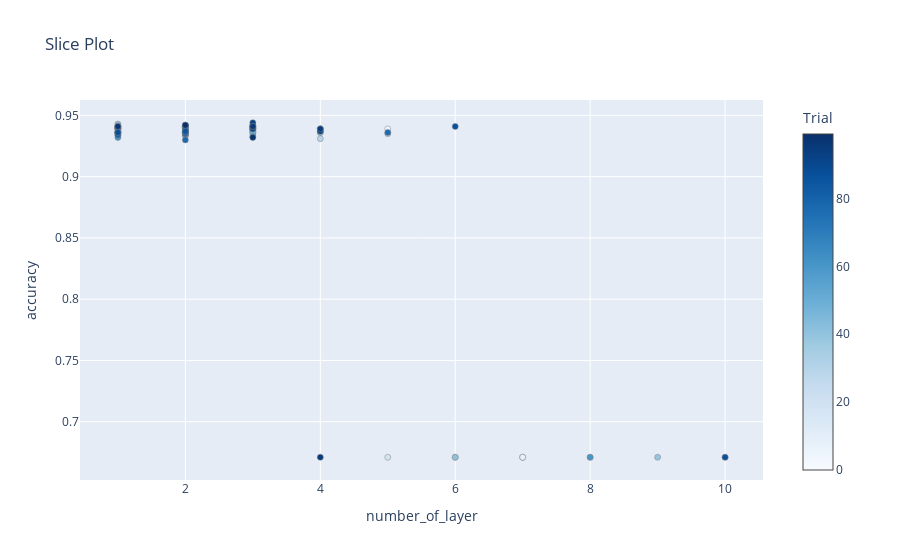
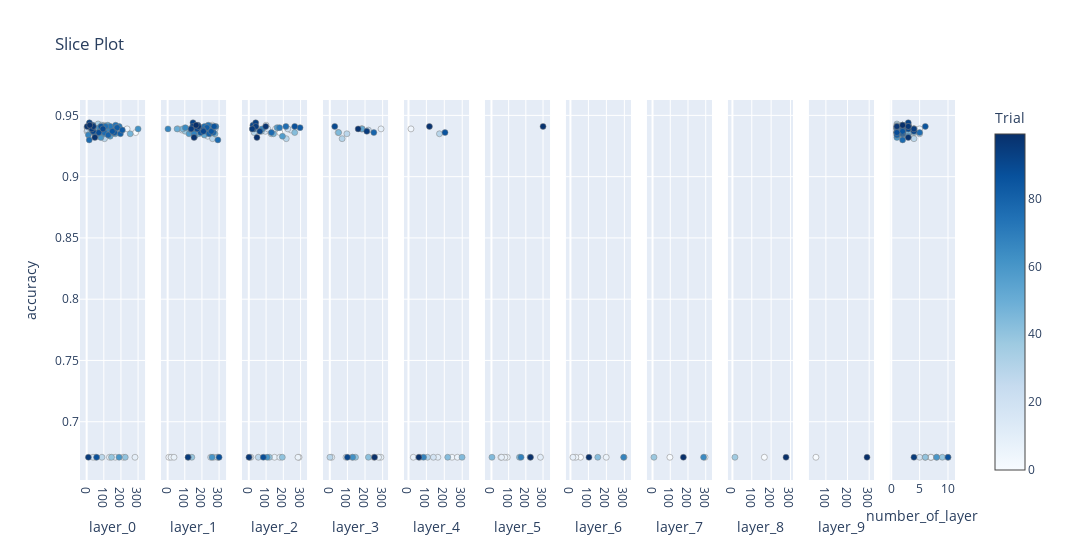

Here is the notebook cell these charts were saved with, in order:
### Code cell
# Ploting Slice Plot: First fig - accuracy over the number of layer in given MLP
#                     Secend fig - accuracy over number of layer and number of neuron per layer in MLP

fig_num_of_layer = optuna.visualization.plot_slice(study, ["number_of_layer"],target_name=METRIC)
fig_all_layer = optuna.visualization.plot_slice(study,target_name=METRIC)
fig_num_of_layer.show()
fig_all_layer.show()

### Figure 1 — Plotly figure (JSON) as saved in the notebook; plotly's stock layout.template omitted (floating-point values rounded to 4 significant figures)
{"data": [{"marker": {"color": [0, 1, 2, 3, 4, 5, 6, 7, 8, 9, 10, 11, 12, 13, 14, 15, 16, 17, 18, 19, 20, 21, 22, 23, 24, 25, 26, 27, 28, 29, 30, 31, 32, 33, 34, 35, 36, 37, 38, 39, 40, 41, 42, 43, 44, 45, 46, 47, 48, 49, 50, 51, 52, 53, 54, 55, 56, 57, 58, 59, 60, 61, 62, 63, 64, 65, 66, 67, 68, 69, 70, 71, 72, 73, 74, 75, 76, 77, 78, 79, 80, 81, 82, 83, 84, 85, 86, 87, 88, 89, 90, 91, 92, 93, 94, 95, 96, 97, 98, 99], "colorbar": {"title": {"text": "Trial"}, "x": 1, "xpad": 40}, "colorscale": [[0, "rgb(247,251,255)"], [0.125, "rgb(222,235,247)"], [0.25, "rgb(198,219,239)"], [0.375, "rgb(158,202,225)"], [0.5, "rgb(107,174,214)"], [0.625, "rgb(66,146,198)"], [0.75, "rgb(33,113,181)"], [0.875, "rgb(8,81,156)"], [1, "rgb(8,48,107)"]], "line": {"color": "Grey", "width": 0.5}}, "mode": "markers", "showlegend": false, "type": "scatter", "x": [4, 2, 7, 4, 2, 5, 7, 7, 4, 8, 1, 10, 3, 2, 2, 3, 1, 3, 5, 3, 1, 2, 2, 3, 1, 4, 2, 5, 6, 4, 3, 2, 2, 1, 1, 1, 1, 1, 3, 9, 6, 2, 1, 4, 2, 1, 2, 3, 2, 1, 4, 1, 1, 2, 1, 2, 3, 3, 2, 2, 8, 1, 1, 2, 1, 2, 3, 1, 2, 1, 3, 2, 2, 2, 1, 3, 5, 2, 1, 2, 1, 2, 3, 2, 2, 2, 6, 10, 1, 3, 3, 4, 3, 3, 4, 4, 3, 1, 3, 2], "y": [0.936, 0.942, 0.671, 0.939, 0.939, 0.939, 0.671, 0.671, 0.939, 0.671, 0.937, 0.671, 0.942, 0.94, 0.933, 0.937, 0.936, 0.938, 0.671, 0.939, 0.94, 0.94, 0.939, 0.939, 0.937, 0.938, 0.941, 0.935, 0.671, 0.931, 0.936, 0.935, 0.937, 0.943, 0.936, 0.942, 0.941, 0.939, 0.937, 0.671, 0.671, 0.937, 0.939, 0.936, 0.941, 0.936, 0.939, 0.935, 0.935, 0.936, 0.939, 0.939, 0.941, 0.934, 0.941, 0.942, 0.94, 0.933, 0.935, 0.938, 0.671, 0.932, 0.939, 0.936, 0.935, 0.94, 0.939, 0.934, 0.935, 0.94, 0.94, 0.941, 0.941, 0.942, 0.94, 0.941, 0.936, 0.93, 0.936, 0.936, 0.934, 0.935, 0.94, 0.938, 0.936, 0.937, 0.941, 0.671, 0.936, 0.942, 0.939, 0.937, 0.944, 0.941, 0.939, 0.671, 0.941, 0.941, 0.932, 0.942]}], "layout": {"title": {"text": "Slice Plot"}, "xaxis": {"title": {"text": "number_of_layer"}}, "yaxis": {"title": {"text": "accuracy"}}}}

### Figure 2 — Plotly figure (JSON) as saved in the notebook; plotly's stock layout.template omitted (floating-point values rounded to 4 significant figures)
{"data": [{"marker": {"color": [0, 1, 2, 3, 4, 5, 6, 7, 8, 9, 10, 11, 12, 13, 14, 15, 16, 17, 18, 19, 20, 21, 22, 23, 24, 25, 26, 27, 28, 29, 30, 31, 32, 33, 34, 35, 36, 37, 38, 39, 40, 41, 42, 43, 44, 45, 46, 47, 48, 49, 50, 51, 52, 53, 54, 55, 56, 57, 58, 59, 60, 61, 62, 63, 64, 65, 66, 67, 68, 69, 70, 71, 72, 73, 74, 75, 76, 77, 78, 79, 80, 81, 82, 83, 84, 85, 86, 87, 88, 89, 90, 91, 92, 93, 94, 95, 96, 97, 98, 99], "colorbar": {"title": {"text": "Trial"}, "x": 1, "xpad": 40}, "colorscale": [[0, "rgb(247,251,255)"], [0.125, "rgb(222,235,247)"], [0.25, "rgb(198,219,239)"], [0.375, "rgb(158,202,225)"], [0.5, "rgb(107,174,214)"], [0.625, "rgb(66,146,198)"], [0.75, "rgb(33,113,181)"], [0.875, "rgb(8,81,156)"], [1, "rgb(8,48,107)"]], "line": {"color": "Grey", "width": 0.5}, "showscale": true}, "mode": "markers", "showlegend": false, "type": "scatter", "x": [286, 18, 213, 158, 88, 236, 52, 133, 157, 282, 2, 167, 100, 2, 68, 105, 40, 115, 37, 190, 81, 7, 25, 62, 24, 4, 87, 130, 89, 104, 130, 49, 24, 67, 70, 88, 108, 56, 76, 145, 225, 87, 99, 121, 171, 42, 94, 254, 146, 65, 53, 113, 109, 78, 96, 123, 121, 137, 167, 29, 189, 83, 300, 118, 102, 74, 128, 10, 63, 90, 154, 190, 139, 169, 174, 110, 104, 15, 45, 159, 126, 197, 178, 208, 162, 150, 84, 58, 71, 36, 95, 37, 16, 19, 30, 10, 39, 3, 48, 18], "xaxis": "x", "y": [0.936, 0.942, 0.671, 0.939, 0.939, 0.939, 0.671, 0.671, 0.939, 0.671, 0.937, 0.671, 0.942, 0.94, 0.933, 0.937, 0.936, 0.938, 0.671, 0.939, 0.94, 0.94, 0.939, 0.939, 0.937, 0.938, 0.941, 0.935, 0.671, 0.931, 0.936, 0.935, 0.937, 0.943, 0.936, 0.942, 0.941, 0.939, 0.937, 0.671, 0.671, 0.937, 0.939, 0.936, 0.941, 0.936, 0.939, 0.935, 0.935, 0.936, 0.939, 0.939, 0.941, 0.934, 0.941, 0.942, 0.94, 0.933, 0.935, 0.938, 0.671, 0.932, 0.939, 0.936, 0.935, 0.94, 0.939, 0.934, 0.935, 0.94, 0.94, 0.941, 0.941, 0.942, 0.94, 0.941, 0.936, 0.93, 0.936, 0.936, 0.934, 0.935, 0.94, 0.938, 0.936, 0.937, 0.941, 0.671, 0.936, 0.942, 0.939, 0.937, 0.944, 0.941, 0.939, 0.671, 0.941, 0.941, 0.932, 0.942], "yaxis": "y"}, {"marker": {"color": [0, 1, 2, 3, 4, 5, 6, 7, 8, 9, 11, 12, 13, 14, 15, 17, 18, 19, 21, 22, 23, 25, 26, 27, 28, 29, 30, 31, 32, 38, 39, 40, 41, 43, 44, 46, 47, 48, 50, 53, 55, 56, 57, 58, 59, 60, 63, 65, 66, 68, 70, 71, 72, 73, 75, 76, 77, 79, 81, 82, 83, 84, 85, 86, 87, 89, 90, 91, 92, 93, 94, 95, 96, 98, 99], "colorbar": {"title": {"text": "Trial"}, "x": 1, "xpad": 40}, "colorscale": [[0, "rgb(247,251,255)"], [0.125, "rgb(222,235,247)"], [0.25, "rgb(198,219,239)"], [0.375, "rgb(158,202,225)"], [0.5, "rgb(107,174,214)"], [0.625, "rgb(66,146,198)"], [0.75, "rgb(33,113,181)"], [0.875, "rgb(8,81,156)"], [1, "rgb(8,48,107)"]], "line": {"color": "Grey", "width": 0.5}, "showscale": false}, "mode": "markers", "showlegend": false, "type": "scatter", "x": [220, 260, 7, 130, 110, 60, 20, 37, 165, 269, 296, 163, 203, 234, 173, 84, 251, 196, 201, 145, 278, 202, 231, 246, 290, 262, 170, 218, 228, 103, 141, 120, 187, 223, 248, 88, 276, 182, 55, 214, 154, 164, 159, 125, 137, 259, 239, 103, 2, 154, 182, 253, 281, 237, 215, 237, 293, 267, 242, 229, 207, 192, 255, 271, 300, 177, 172, 209, 148, 147, 137, 119, 180, 154, 166], "xaxis": "x2", "y": [0.936, 0.942, 0.671, 0.939, 0.939, 0.939, 0.671, 0.671, 0.939, 0.671, 0.671, 0.942, 0.94, 0.933, 0.937, 0.938, 0.671, 0.939, 0.94, 0.939, 0.939, 0.938, 0.941, 0.935, 0.671, 0.931, 0.936, 0.935, 0.937, 0.937, 0.671, 0.671, 0.937, 0.936, 0.941, 0.939, 0.935, 0.935, 0.939, 0.934, 0.942, 0.94, 0.933, 0.935, 0.938, 0.671, 0.936, 0.94, 0.939, 0.935, 0.94, 0.941, 0.941, 0.942, 0.941, 0.936, 0.93, 0.936, 0.935, 0.94, 0.938, 0.936, 0.937, 0.941, 0.671, 0.942, 0.939, 0.937, 0.944, 0.941, 0.939, 0.671, 0.941, 0.932, 0.942], "yaxis": "y2"}, {"marker": {"color": [0, 2, 3, 5, 6, 7, 8, 9, 11, 12, 15, 17, 18, 19, 23, 25, 27, 28, 29, 30, 38, 39, 40, 43, 47, 50, 56, 57, 60, 66, 70, 75, 76, 82, 86, 87, 89, 90, 91, 92, 93, 94, 95, 96, 98], "colorbar": {"title": {"text": "Trial"}, "x": 1, "xpad": 40}, "colorscale": [[0, "rgb(247,251,255)"], [0.125, "rgb(222,235,247)"], [0.25, "rgb(198,219,239)"], [0.375, "rgb(158,202,225)"], [0.5, "rgb(107,174,214)"], [0.625, "rgb(66,146,198)"], [0.75, "rgb(33,113,181)"], [0.875, "rgb(8,81,156)"], [1, "rgb(8,48,107)"]], "line": {"color": "Grey", "width": 0.5}, "showscale": false}, "mode": "markers", "showlegend": false, "type": "scatter", "x": [180, 291, 88, 155, 285, 149, 56, 180, 12, 100, 96, 245, 4, 110, 226, 50, 130, 55, 217, 31, 73, 119, 194, 266, 143, 33, 164, 195, 106, 77, 178, 215, 131, 297, 266, 84, 24, 25, 64, 40, 41, 20, 1, 98, 47], "xaxis": "x3", "y": [0.936, 0.671, 0.939, 0.939, 0.671, 0.671, 0.939, 0.671, 0.671, 0.942, 0.937, 0.938, 0.671, 0.939, 0.939, 0.938, 0.935, 0.671, 0.931, 0.936, 0.937, 0.671, 0.671, 0.936, 0.935, 0.939, 0.94, 0.933, 0.671, 0.939, 0.94, 0.941, 0.936, 0.94, 0.941, 0.671, 0.942, 0.939, 0.937, 0.944, 0.941, 0.939, 0.671, 0.941, 0.932], "yaxis": "y3"}, {"marker": {"color": [0, 2, 3, 5, 6, 7, 8, 9, 11, 18, 25, 27, 28, 29, 39, 40, 43, 50, 60, 76, 86, 87, 91, 94, 95], "colorbar": {"title": {"text": "Trial"}, "x": 1, "xpad": 40}, "colorscale": [[0, "rgb(247,251,255)"], [0.125, "rgb(222,235,247)"], [0.25, "rgb(198,219,239)"], [0.375, "rgb(158,202,225)"], [0.5, "rgb(107,174,214)"], [0.625, "rgb(66,146,198)"], [0.75, "rgb(33,113,181)"], [0.875, "rgb(8,81,156)"], [1, "rgb(8,48,107)"]], "line": {"color": "Grey", "width": 0.5}, "showscale": false}, "mode": "markers", "showlegend": false, "type": "scatter", "x": [47, 250, 184, 178, 290, 11, 291, 277, 127, 92, 219, 97, 1, 70, 146, 219, 50, 183, 130, 250, 28, 100, 210, 161, 254], "xaxis": "x4", "y": [0.936, 0.671, 0.939, 0.939, 0.671, 0.671, 0.939, 0.671, 0.671, 0.671, 0.938, 0.935, 0.671, 0.931, 0.671, 0.671, 0.936, 0.939, 0.671, 0.936, 0.941, 0.671, 0.937, 0.939, 0.671], "yaxis": "y4"}, {"marker": {"color": [2, 5, 6, 7, 9, 11, 18, 27, 28, 39, 40, 60, 76, 86, 87], "colorbar": {"title": {"text": "Trial"}, "x": 1, "xpad": 40}, "colorscale": [[0, "rgb(247,251,255)"], [0.125, "rgb(222,235,247)"], [0.25, "rgb(198,219,239)"], [0.375, "rgb(158,202,225)"], [0.5, "rgb(107,174,214)"], [0.625, "rgb(66,146,198)"], [0.75, "rgb(33,113,181)"], [0.875, "rgb(8,81,156)"], [1, "rgb(8,48,107)"]], "line": {"color": "Grey", "width": 0.5}, "showscale": false}, "mode": "markers", "showlegend": false, "type": "scatter", "x": [64, 14, 243, 273, 27, 164, 139, 173, 106, 219, 299, 84, 204, 117, 58], "xaxis": "x5", "y": [0.671, 0.939, 0.671, 0.671, 0.671, 0.671, 0.671, 0.935, 0.671, 0.671, 0.671, 0.671, 0.936, 0.941, 0.671], "yaxis": "y5"}, {"marker": {"color": [2, 6, 7, 9, 11, 28, 39, 40, 60, 86, 87], "colorbar": {"title": {"text": "Trial"}, "x": 1, "xpad": 40}, "colorscale": [[0, "rgb(247,251,255)"], [0.125, "rgb(222,235,247)"], [0.25, "rgb(198,219,239)"], [0.375, "rgb(158,202,225)"], [0.5, "rgb(107,174,214)"], [0.625, "rgb(66,146,198)"], [0.75, "rgb(33,113,181)"], [0.875, "rgb(8,81,156)"], [1, "rgb(8,48,107)"]], "line": {"color": "Grey", "width": 0.5}, "showscale": false}, "mode": "markers", "showlegend": false, "type": "scatter", "x": [55, 92, 78, 59, 285, 225, 163, 3, 172, 300, 227], "xaxis": "x6", "y": [0.671, 0.671, 0.671, 0.671, 0.671, 0.671, 0.671, 0.671, 0.671, 0.941, 0.671], "yaxis": "y6"}, {"marker": {"color": [2, 6, 7, 9, 11, 39, 60, 87], "colorbar": {"title": {"text": "Trial"}, "x": 1, "xpad": 40}, "colorscale": [[0, "rgb(247,251,255)"], [0.125, "rgb(222,235,247)"], [0.25, "rgb(198,219,239)"], [0.375, "rgb(158,202,225)"], [0.5, "rgb(107,174,214)"], [0.625, "rgb(66,146,198)"], [0.75, "rgb(33,113,181)"], [0.875, "rgb(8,81,156)"], [1, "rgb(8,48,107)"]], "line": {"color": "Grey", "width": 0.5}, "showscale": false}, "mode": "markers", "showlegend": false, "type": "scatter", "x": [56, 30, 199, 14, 298, 152, 296, 103], "xaxis": "x7", "y": [0.671, 0.671, 0.671, 0.671, 0.671, 0.671, 0.671, 0.671], "yaxis": "y7"}, {"marker": {"color": [9, 11, 39, 60, 87], "colorbar": {"title": {"text": "Trial"}, "x": 1, "xpad": 40}, "colorscale": [[0, "rgb(247,251,255)"], [0.125, "rgb(222,235,247)"], [0.25, "rgb(198,219,239)"], [0.375, "rgb(158,202,225)"], [0.5, "rgb(107,174,214)"], [0.625, "rgb(66,146,198)"], [0.75, "rgb(33,113,181)"], [0.875, "rgb(8,81,156)"], [1, "rgb(8,48,107)"]], "line": {"color": "Grey", "width": 0.5}, "showscale": false}, "mode": "markers", "showlegend": false, "type": "scatter", "x": [98, 296, 8, 288, 174], "xaxis": "x8", "y": [0.671, 0.671, 0.671, 0.671, 0.671], "yaxis": "y8"}, {"marker": {"color": [11, 39, 87], "colorbar": {"title": {"text": "Trial"}, "x": 1, "xpad": 40}, "colorscale": [[0, "rgb(247,251,255)"], [0.125, "rgb(222,235,247)"], [0.25, "rgb(198,219,239)"], [0.375, "rgb(158,202,225)"], [0.5, "rgb(107,174,214)"], [0.625, "rgb(66,146,198)"], [0.75, "rgb(33,113,181)"], [0.875, "rgb(8,81,156)"], [1, "rgb(8,48,107)"]], "line": {"color": "Grey", "width": 0.5}, "showscale": false}, "mode": "markers", "showlegend": false, "type": "scatter", "x": [165, 13, 277], "xaxis": "x9", "y": [0.671, 0.671, 0.671], "yaxis": "y9"}, {"marker": {"color": [11, 87], "colorbar": {"title": {"text": "Trial"}, "x": 1, "xpad": 40}, "colorscale": [[0, "rgb(247,251,255)"], [0.125, "rgb(222,235,247)"], [0.25, "rgb(198,219,239)"], [0.375, "rgb(158,202,225)"], [0.5, "rgb(107,174,214)"], [0.625, "rgb(66,146,198)"], [0.75, "rgb(33,113,181)"], [0.875, "rgb(8,81,156)"], [1, "rgb(8,48,107)"]], "line": {"color": "Grey", "width": 0.5}, "showscale": false}, "mode": "markers", "showlegend": false, "type": "scatter", "x": [54, 290], "xaxis": "x10", "y": [0.671, 0.671], "yaxis": "y10"}, {"marker": {"color": [0, 1, 2, 3, 4, 5, 6, 7, 8, 9, 10, 11, 12, 13, 14, 15, 16, 17, 18, 19, 20, 21, 22, 23, 24, 25, 26, 27, 28, 29, 30, 31, 32, 33, 34, 35, 36, 37, 38, 39, 40, 41, 42, 43, 44, 45, 46, 47, 48, 49, 50, 51, 52, 53, 54, 55, 56, 57, 58, 59, 60, 61, 62, 63, 64, 65, 66, 67, 68, 69, 70, 71, 72, 73, 74, 75, 76, 77, 78, 79, 80, 81, 82, 83, 84, 85, 86, 87, 88, 89, 90, 91, 92, 93, 94, 95, 96, 97, 98, 99], "colorbar": {"title": {"text": "Trial"}, "x": 1, "xpad": 40}, "colorscale": [[0, "rgb(247,251,255)"], [0.125, "rgb(222,235,247)"], [0.25, "rgb(198,219,239)"], [0.375, "rgb(158,202,225)"], [0.5, "rgb(107,174,214)"], [0.625, "rgb(66,146,198)"], [0.75, "rgb(33,113,181)"], [0.875, "rgb(8,81,156)"], [1, "rgb(8,48,107)"]], "line": {"color": "Grey", "width": 0.5}, "showscale": false}, "mode": "markers", "showlegend": false, "type": "scatter", "x": [4, 2, 7, 4, 2, 5, 7, 7, 4, 8, 1, 10, 3, 2, 2, 3, 1, 3, 5, 3, 1, 2, 2, 3, 1, 4, 2, 5, 6, 4, 3, 2, 2, 1, 1, 1, 1, 1, 3, 9, 6, 2, 1, 4, 2, 1, 2, 3, 2, 1, 4, 1, 1, 2, 1, 2, 3, 3, 2, 2, 8, 1, 1, 2, 1, 2, 3, 1, 2, 1, 3, 2, 2, 2, 1, 3, 5, 2, 1, 2, 1, 2, 3, 2, 2, 2, 6, 10, 1, 3, 3, 4, 3, 3, 4, 4, 3, 1, 3, 2], "xaxis": "x11", "y": [0.936, 0.942, 0.671, 0.939, 0.939, 0.939, 0.671, 0.671, 0.939, 0.671, 0.937, 0.671, 0.942, 0.94, 0.933, 0.937, 0.936, 0.938, 0.671, 0.939, 0.94, 0.94, 0.939, 0.939, 0.937, 0.938, 0.941, 0.935, 0.671, 0.931, 0.936, 0.935, 0.937, 0.943, 0.936, 0.942, 0.941, 0.939, 0.937, 0.671, 0.671, 0.937, 0.939, 0.936, 0.941, 0.936, 0.939, 0.935, 0.935, 0.936, 0.939, 0.939, 0.941, 0.934, 0.941, 0.942, 0.94, 0.933, 0.935, 0.938, 0.671, 0.932, 0.939, 0.936, 0.935, 0.94, 0.939, 0.934, 0.935, 0.94, 0.94, 0.941, 0.941, 0.942, 0.94, 0.941, 0.936, 0.93, 0.936, 0.936, 0.934, 0.935, 0.94, 0.938, 0.936, 0.937, 0.941, 0.671, 0.936, 0.942, 0.939, 0.937, 0.944, 0.941, 0.939, 0.671, 0.941, 0.941, 0.932, 0.942], "yaxis": "y11"}], "layout": {"title": {"text": "Slice Plot"}, "width": 3300, "xaxis": {"anchor": "y", "domain": [0, 0.07438], "title": {"text": "layer_0"}}, "xaxis10": {"anchor": "y10", "domain": [0.8331, 0.9074], "title": {"text": "layer_9"}}, "xaxis11": {"anchor": "y11", "domain": [0.9256, 1.0], "title": {"text": "number_of_layer"}}, "xaxis2": {"anchor": "y2", "domain": [0.09256, 0.1669], "title": {"text": "layer_1"}}, "xaxis3": {"anchor": "y3", "domain": [0.1851, 0.2595], "title": {"text": "layer_2"}}, "xaxis4": {"anchor": "y4", "domain": [0.2777, 0.3521], "title": {"text": "layer_3"}}, "xaxis5": {"anchor": "y5", "domain": [0.3702, 0.4446], "title": {"text": "layer_4"}}, "xaxis6": {"anchor": "y6", "domain": [0.4628, 0.5372], "title": {"text": "layer_5"}}, "xaxis7": {"anchor": "y7", "domain": [0.5554, 0.6298], "title": {"text": "layer_6"}}, "xaxis8": {"anchor": "y8", "domain": [0.6479, 0.7223], "title": {"text": "layer_7"}}, "xaxis9": {"anchor": "y9", "domain": [0.7405, 0.8149], "title": {"text": "layer_8"}}, "yaxis": {"anchor": "x", "domain": [0, 1], "title": {"text": "accuracy"}}, "yaxis10": {"anchor": "x10", "domain": [0, 1], "matches": "y", "showticklabels": false}, "yaxis11": {"anchor": "x11", "domain": [0, 1], "matches": "y", "showticklabels": false}, "yaxis2": {"anchor": "x2", "domain": [0, 1], "matches": "y", "showticklabels": false}, "yaxis3": {"anchor": "x3", "domain": [0, 1], "matches": "y", "showticklabels": false}, "yaxis4": {"anchor": "x4", "domain": [0, 1], "matches": "y", "showticklabels": false}, "yaxis5": {"anchor": "x5", "domain": [0, 1], "matches": "y", "showticklabels": false}, "yaxis6": {"anchor": "x6", "domain": [0, 1], "matches": "y", "showticklabels": false}, "yaxis7": {"anchor": "x7", "domain": [0, 1], "matches": "y", "showticklabels": false}, "yaxis8": {"anchor": "x8", "domain": [0, 1], "matches": "y", "showticklabels": false}, "yaxis9": {"anchor": "x9", "domain": [0, 1], "matches": "y", "showticklabels": false}}}
